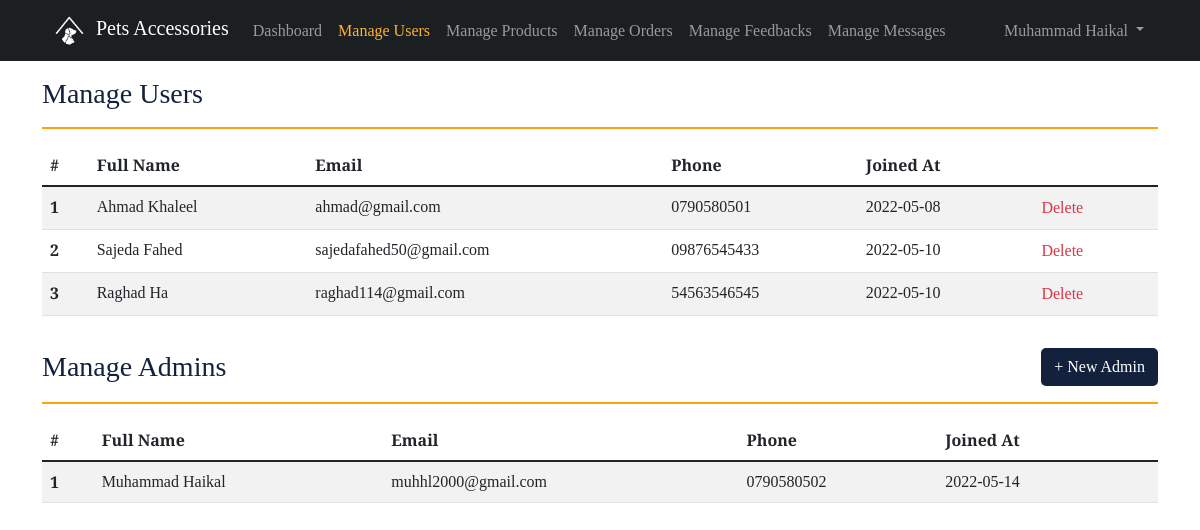
Screenshot of /petaccesories/manageUsers.php (signed in) with the database file from the repository.
### tables this page shows
CREATE TABLE IF NOT EXISTS `user` (
  `id` int(11) NOT NULL AUTO_INCREMENT,
  `is_admin` tinyint(1) DEFAULT '0',
  `first_name` varchar(30) NOT NULL,
  `last_name` varchar(30) NOT NULL,
  `email` varchar(50) NOT NULL,
  `phone` varchar(20) NOT NULL,
  `password` varchar(50) NOT NULL,
  `created_at` timestamp NOT NULL DEFAULT CURRENT_TIMESTAMP,
  PRIMARY KEY (`id`),
  UNIQUE KEY `UNIQUE` (`email`) USING BTREE
);

### petaccesories/modules/Admin.php (called while the page is built, shortened)
<?php
class Admin extends User
{
  public static function check()
  {
    if (isset($_SESSION['admin_id'])) {
      return true;
    } else {
      return false;
    }
  }
  public static function getAdminFullName()
  {
    $admin = self::getAdmin()[0];
    return $admin['first_name'] . " " . $admin['last_name'];
  }
  public static function getAllAdmins()
  {
    return self::getQueryResults("SELECT * FROM `user` WHERE `is_admin` = 1");
  }
  public static function getAdmin()
  {
    return self::getQueryResults("SELECT * FROM `user` WHERE  `id` = {$_SESSION['admin_id']}");
  }
}

### petaccesories/modules/DB.php (called while the page is built, shortened)
<?php
class DB
{
  protected static $servername;
  protected static $username;
  protected static $password;
  protected static $dbname;
  protected static function connect()
  {
    self::$servername = "localhost";
    self::$username = "root";
    self::$password = "";
    self::$dbname = "petaccessories";
    $conn = new mysqli(self::$servername, self::$username, self::$password, self::$dbname);
    return $conn;
  }
  protected static function getQueryResults($sql){
    $result = mysqli_query(self::connect(), $sql);
    return mysqli_fetch_all($result, MYSQLI_ASSOC);
  }
}

### petaccesories/modules/User.php (called while the page is built, shortened)
<?php
class User extends DB
{
  public static function viewAllUsers()
  {
    return self::getQueryResults("SELECT * FROM user WHERE is_admin = 0");
  }
}

### petaccesories/manageUsers.php (the view, shortened to what this page needs)
<?php
$users = User::viewAllUsers();
$admins = Admin::getAllAdmins();
?>
<!DOCTYPE html>
<html lang="en" dir="auto">
<?php include('./templates/head.php') ?>
<body>
    <?php include('./templates/adminNav.php') ?>
    <div class="container mt-3">
        <h3 class="mb-0">Manage Users</h3>
        <hr class="myCustomHr">
        <div style="width: 100%; overflow-x: auto;" class="mb-3">
            <table class="table table-striped">
                <thead>
                    <tr>
                        <th>#</th>
                        <th>Full Name</th>
                        <th>Email</th>
                        <th>Phone</th>
                        <th>Joined At</th>
                    </tr>
                </thead>
                <tbody>
                    <?php $i = 0; ?>
                    <?php foreach ($users as $user) : ?>
                        <tr>
                            <th><?= ++$i ?></th>
                            <td><?= $user['first_name'] . " " . $user['last_name'] ?></td>
                            <td><?= $user['email'] ?></td>
                            <td><?= $user['phone'] ?></td>
                            <td><?= date("Y-m-d", strtotime($user['created_at'])) ?></td>
                            <td>
                                <form style="width: fit-content;" method="post" action="<?php echo $_SERVER['PHP_SELF']; ?>">
                                    <button name="deleteUser" onclick="return confirm('Are you sure to delete this user?')" type="submit" class="link-danger bg-transparent border-0">Delete</button>
                                </form>
                            </td>
                        </tr>
                    <?php endforeach ?>
                </tbody>
            </table>
        </div>
        <div class="row g-0 justify-content-between align-items-center">
            <h3 class="mb-0" style="width: fit-content;">Manage Admins</h3>
            <a href="addAdmin" class="btn myFilledCustomBtn2" style="width: fit-content;">+ New Admin</a>
        </div>
        <hr class="myCustomHr">
        <div style="width: 100%; overflow-x: auto;">
            <table class="table table-striped">
                <thead>
                    <tr>
                        <th>#</th>
                        <th>Full Name</th>
                        <th>Email</th>
                        <th>Phone</th>
                        <th>Joined At</th>
                    </tr>
                </thead>
                <tbody>
                    <?php $i = 0; ?>
                    <?php foreach ($admins as $admin) : ?>
                        <tr>
                            <th><?= ++$i ?></th>
                            <td><?= $admin['first_name'] . " " . $admin['last_name'] ?></td>
                            <td><?= $admin['email'] ?></td>
                            <td><?= $admin['phone'] ?></td>
                            <td><?= date("Y-m-d", strtotime($admin['created_at'])) ?></td>
                            <td>
                            </td>
                        </tr>
                    <?php endforeach ?>
                </tbody>
            </table>
        </div>
    </div>
</body>
</html>

### petaccesories/templates/adminNav.php (shortened to what this page needs)
<?php
    $currentPage = basename($_SERVER['PHP_SELF']);
?>
<nav class="navbar navbar-expand-md navbar-dark bg-dark sticky-top">
        <div class="container-fluid pe-md-5 ps-md-5">
            <a class="navbar-brand" href="index.php">
                <img src="./img/logo.png" class="mx-1 " style="width: 35px; height: 35px;" alt="Logo">
                Pets Accessories
            </a>
            <div class="collapse navbar-collapse" id="navbarNavDropdown">
                <ul class="navbar-nav">
                    <li class="nav-item">
                        <a class="nav-link <?php if ($currentPage == 'dashboard.php') {echo "active";}?>" href="./dashboard.php">Dashboard</a>
                    </li>
                    <li class="nav-item">
                        <a class="nav-link <?php if ($currentPage == 'manageUsers.php') {echo "active";}?>" href="./manageUsers.php">Manage Users</a>
                    </li>
                    <li class="nav-item">
                        <a class="nav-link <?php if ($currentPage == 'manageProducts.php') {echo "active";}?>" href="./manageProducts.php">Manage Products</a>
                    </li>
                    <li class="nav-item">
                        <a class="nav-link <?php if ($currentPage == 'manageOrders.php') {echo "active";}?>" href="./manageOrders.php">Manage Orders</a>
                    </li>
                    <li class="nav-item">
                        <a class="nav-link <?php if ($currentPage == 'manageFeedbacks.php') {echo "active";}?>" href="./manageFeedbacks.php">Manage Feedbacks</a>
                    </li>
                    <li class="nav-item">
                        <a class="nav-link <?php if ($currentPage == 'manageMessages.php') {echo "active";}?>" href="./manageMessages.php">Manage Messages</a>
                    </li>
                </ul>
                <?php if (Admin::check()) : ?>
                    <ul class="navbar-nav ms-auto">
                        <li class="nav-item dropdown">
                            <a class="nav-link dropdown-toggle" href="#" role="button" data-bs-toggle="dropdown" aria-expanded="false">
                                <?php echo Admin::getAdminFullName() ?>
                            </a>
                        </li>
                    </ul>
                <?php endif; ?>
            </div>
        </div>
    </nav>

### rows the page displays
user: Admin::getAdminFullName() "Muhammad Haikal", first_name "Muhammad", last_name "Haikal", email "muhhl2000@gmail.com", phone "0790580502", created_at "2022-05-14"
user: first_name "Ahmad", last_name "Khaleel", email "ahmad@gmail.com", phone "0790580501", created_at "2022-05-08"
user: first_name "Sajeda", last_name "Fahed", email "sajedafahed50@gmail.com", phone "09876545433", created_at "2022-05-10"
user: first_name "Raghad", last_name "Ha", email "raghad114@gmail.com", phone "54563546545", created_at "2022-05-10"
